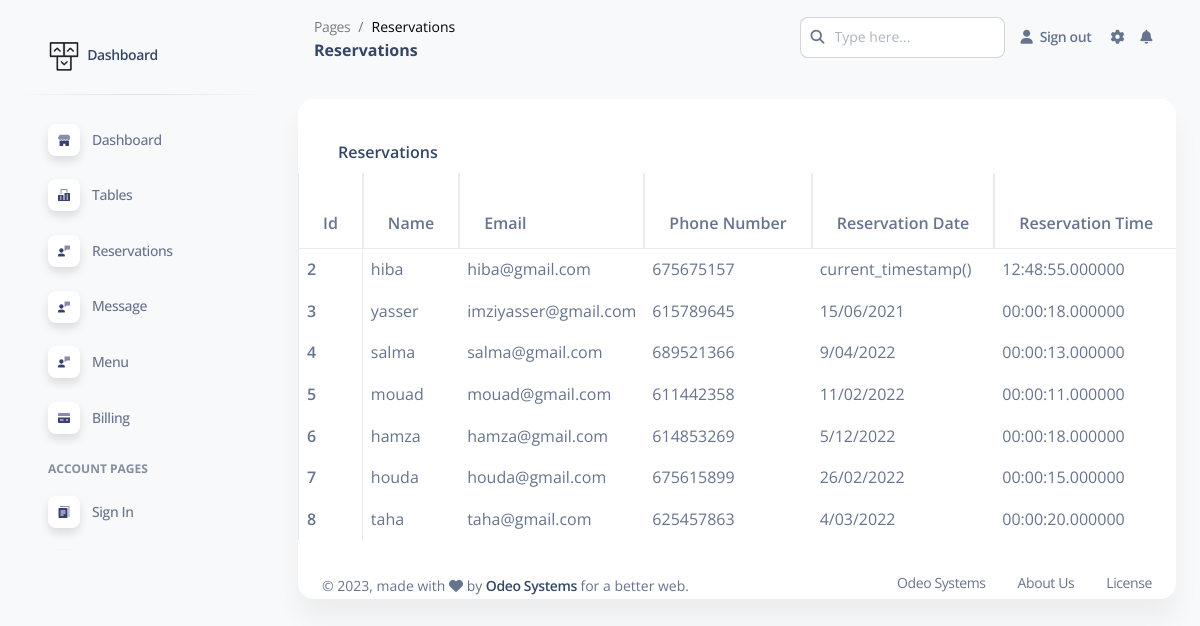
/admin/pages/Reservation.php, run on an earlier commit of the app's database.
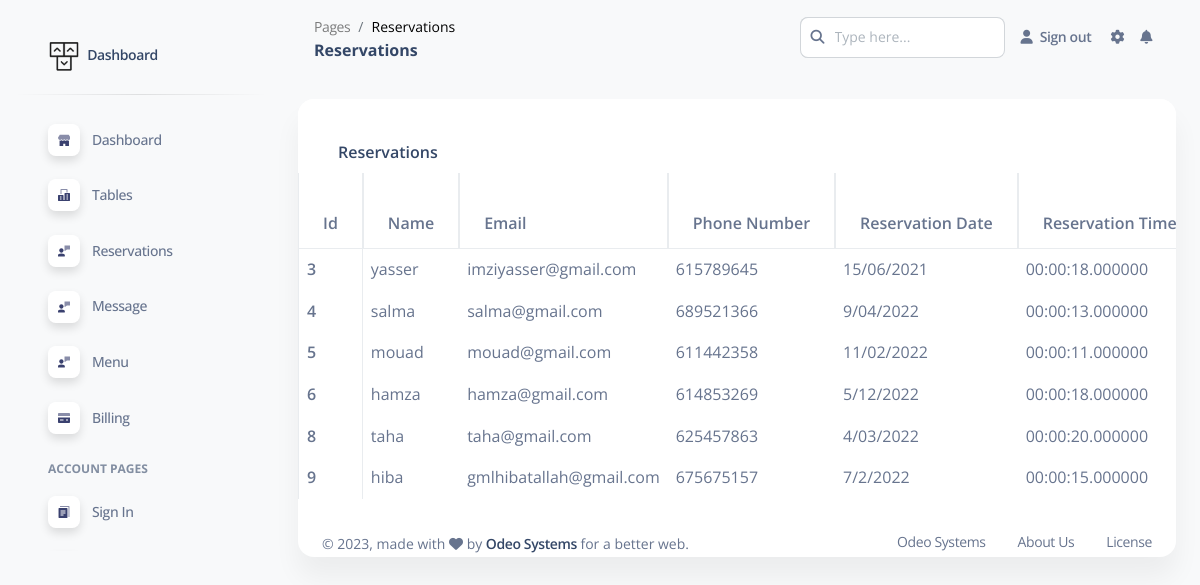
And on a later commit of the database.
### tables this page shows
CREATE TABLE `r_table` (
  `id` int(225) NOT NULL,
  `name` varchar(255) NOT NULL,
  `email` varchar(255) NOT NULL,
  `phone` int(255) NOT NULL,
  `r_date` varchar(255) NOT NULL DEFAULT current_timestamp(),
  `time` time(6) NOT NULL DEFAULT current_timestamp(),
  `nbr_ppl` int(255) NOT NULL,
  `msg` text NOT NULL
);

### admin/pages/Reservation.php (the view, shortened to what this page needs)
<!DOCTYPE html>
<html lang="en">
<head>
  <link href="../assets/css/nucleo-icons.css" rel="stylesheet" />
  <link href="../assets/css/nucleo-svg.css" rel="stylesheet" />
  <link href="../assets/css/nucleo-svg.css" rel="stylesheet" />
  <link id="pagestyle" href="../assets/css/soft-ui-dashboard.css?v=1.0.5" rel="stylesheet" />
</head>
<body class="g-sidenav-show  bg-gray-100">
<aside class="sidenav navbar navbar-vertical navbar-expand-xs border-0 border-radius-xl my-3 fixed-start ms-3 " id="sidenav-main">
    <div class="sidenav-header">
      <a class="navbar-brand m-0" href=" " target="_blank">
        <img src="../assets/img/logo-ct.png" class="navbar-brand-img h-100" alt="main_logo">
        <span class="ms-1 font-weight-bold"> Dashboard</span>
      </a>
    </div>
    <hr class="horizontal dark mt-0">
    <div class="collapse navbar-collapse  w-auto " id="sidenav-collapse-main">
      <ul class="navbar-nav">
        <li class="nav-item">
          <a class="nav-link  " href="../pages/dashboard.php">
            <div class="icon icon-shape icon-sm shadow border-radius-md bg-white text-center me-2 d-flex align-items-center justify-content-center">
            </div>
            <span class="nav-link-text ms-1">Dashboard</span>
          </a>
        </li>
        <li class="nav-item">
          <a class="nav-link  " href="../pages/tables.php">
            <div class="icon icon-shape icon-sm shadow border-radius-md bg-white text-center me-2 d-flex align-items-center justify-content-center">
            </div>
            <span class="nav-link-text ms-1">Tables</span>
          </a>
          <li class="nav-item">
          <a class="nav-link  " href="../pages/Reservation.php">
            <div class="icon icon-shape icon-sm shadow border-radius-md bg-white text-center me-2 d-flex align-items-center justify-content-center">
            </div>
            <span class="nav-link-text ms-1">Reservations</span>
          </a>
        </li>
        <li class="nav-item">
          <a class="nav-link  " href="../pages/contact.php">
            <div class="icon icon-shape icon-sm shadow border-radius-md bg-white text-center me-2 d-flex align-items-center justify-content-center">
            </div>
            <span class="nav-link-text ms-1">Message</span>
          </a>
        </li>
        </li>
        <li class="nav-item">
          <a class="nav-link  " href="../pages/menu.php">
            <div class="icon icon-shape icon-sm shadow border-radius-md bg-white text-center me-2 d-flex align-items-center justify-content-center">
            </div>
            <span class="nav-link-text ms-1">Menu</span>
          </a>
        </li>
        <li class="nav-item">
          <a class="nav-link  " href="../pages/billing.php">
            <div class="icon icon-shape icon-sm shadow border-radius-md bg-white text-center me-2 d-flex align-items-center justify-content-center">
            </div>
            <span class="nav-link-text ms-1">Billing</span>
          </a>
        </li>
        <li class="nav-item mt-3">
          <h6 class="ps-4 ms-2 text-uppercase text-xs font-weight-bolder opacity-6">Account pages</h6>
        </li>
        <li class="nav-item">
          <a class="nav-link  " href="../pages/sign_in.php">
            <div class="icon icon-shape icon-sm shadow border-radius-md bg-white text-center me-2 d-flex align-items-center justify-content-center">
            </div>
            <span class="nav-link-text ms-1">Sign In</span>
          </a>
        </li>
        <li class="nav-item">
          <a class="nav-link  " href="../pages/sign_up.php">
          </a>
        </li>
      </ul>
    </div>
  </aside>  <main class="main-content position-relative max-height-vh-100 h-100 border-radius-lg ">
    <nav class="navbar navbar-main navbar-expand-lg px-0 mx-4 shadow-none border-radius-xl" id="navbarBlur" navbar-scroll="true">
      <div class="container-fluid py-1 px-3">
        <nav aria-label="breadcrumb">
          <ol class="breadcrumb bg-transparent mb-0 pb-0 pt-1 px-0 me-sm-6 me-5">
            <li class="breadcrumb-item text-sm"><a class="opacity-5 text-dark" href="javascript:;">Pages</a></li>
            <li class="breadcrumb-item text-sm text-dark active" aria-current="page">Reservations</li>
          </ol>
          <h6 class="font-weight-bolder mb-0">Reservations</h6>
        </nav>
        <div class="collapse navbar-collapse mt-sm-0 mt-2 me-md-0 me-sm-4" id="navbar">
          <div class="ms-md-auto pe-md-3 d-flex align-items-center">
            <div class="input-group">
              <span class="input-group-text text-body"><i class="fas fa-search" aria-hidden="true"></i></span>
              <input type="text" class="form-control" placeholder="Type here...">
            </div>
          </div>
          <ul class="navbar-nav  justify-content-end">
          <li class="nav-item d-flex align-items-center">
           <a href="logout.php?deconnexion=true" class="nav-link text-body font-weight-bold px-0">
             <i class="fa fa-user me-sm-1"></i>
             <span class="d-sm-inline d-none">Sign out <output></output></span>
           </a>
         </li>
            <li class="nav-item px-3 d-flex align-items-center">
              <a href="javascript:;" class="nav-link text-body p-0">
                <i class="fa fa-cog fixed-plugin-button-nav cursor-pointer"></i>
              </a>
            </li>
            <li class="nav-item dropdown pe-2 d-flex align-items-center">
              <a href="javascript:;" class="nav-link text-body p-0" id="dropdownMenuButton" data-bs-toggle="dropdown" aria-expanded="false">
                <i class="fa fa-bell cursor-pointer"></i>
              </a>
            </li>
          </ul>
        </div>
      </div>
    </nav>
    <div class="container-fluid py-4">
      <div class="row">
        <div class="col-12">
          <div class="card mb-4">
            <div class="card-header pb-0">
              <h6>Reservations</h6>
            </div>
    <div class="table-responsive">
<table class="table table-bordered" id="dataTable" width="100%" cellspacing="0">
<thead>
<tr>
<th>Id</th>
<th>Name </th>
<th>Email</th>
<th>Phone Number</th>
<th>Reservation Date</th>
<th>Reservation Time</th>
</tr>
</thead>
<?php
$servername = "localhost";
$username = "root";
$password = "";
$dbname = "odeo_restau";
$conn = new mysqli($servername, $username, $password, $dbname);
$sql = 'SELECT * from `r_table`  ';
$result = mysqli_query($conn, $sql);
if (mysqli_num_rows($result) > 0) {
while($row = mysqli_fetch_assoc($result)) { ?>
<tbody>
<tr>
<th>
<?php echo $row['id']; ?>
</th>
<td>
<?php echo $row['name']; ?>
</td>
<td>
<?php echo $row['email']; ?>
</td>
<td>
<?php echo $row['phone']; ?>
</td>
<td>
<?php echo $row['r_date']; ?>
</td>
<td>
<?php echo $row['time']; ?>
</td>
</tbody>
<?php
}
} else {
echo '0 results';
}
?>
</main>
      <footer class="footer pt-3  ">
        <div class="container-fluid">
          <div class="row align-items-center justify-content-lg-between">
            <div class="col-lg-6 mb-lg-0 mb-4">
              <div class="copyright text-center text-sm text-muted text-lg-start">
                © ,
                made with <i class="fa fa-heart"></i> by
                <a href="http://odeo.ma/" class="font-weight-bold" target="_blank">Odeo Systems</a>
                for a better web.
              </div>
            </div>
            <div class="col-lg-6">
              <ul class="nav nav-footer justify-content-center justify-content-lg-end">
                <li class="nav-item">
                  <a href="" class="nav-link text-muted" target="_blank">Odeo Systems</a>
                </li>
                <li class="nav-item">
                  <a href="" class="nav-link text-muted" target="_blank">About Us</a>
                </li>
                <li class="nav-item">
                  <a href="" class="nav-link pe-0 text-muted" target="_blank">License</a>
                </li>
              </ul>
            </div>
          </div>
        </div>
      </footer>
</body>
</html>

### admin/assets/css/nucleo-svg.css (style rules this page uses)
.icon { display: inline-block; color: #111111; height: 1em; width: 1em; }
.icon-sm { height: 0.8em; width: 0.8em; }
.icon { fill: currentColor; stroke: none; }

What changed in the data, as far as the page shows it:
removed r_table: id "2", name "hiba", email "hiba@gmail.com", phone "675675157", r_date "current_timestamp()", time "12:48:55.000000"
removed r_table: id "7", name "houda", email "houda@gmail.com", phone "675615899", r_date "26/02/2022", time "00:00:15.000000"
added r_table: id "9", name "hiba", email "gmlhibatallah@gmail.com", phone "675675157", r_date "7/2/2022", time "00:00:15.000000"
